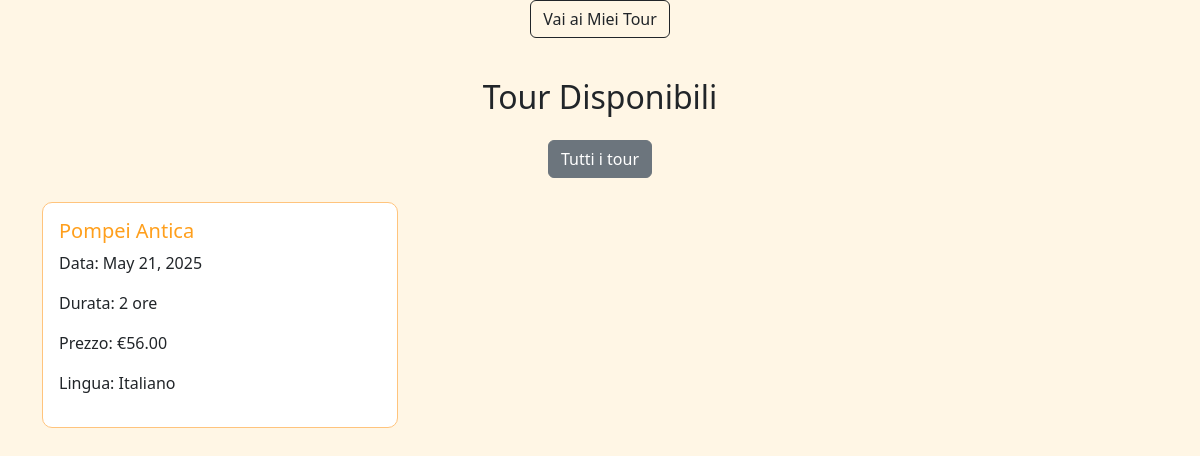
The app's page /tours/?lingua=mia (signed in) with its own data.
### Askos/models.py (models this page shows, shortened)
class Tour(models.Model):
    nome = models.CharField(max_length=100)
    data = models.DateField()
    durata = models.CharField(max_length=50)
    prezzo = models.DecimalField(max_digits=8, decimal_places=2)
    lingua = models.ForeignKey(Lingua, on_delete=models.SET_NULL, null=True, related_name='tour')
    guide = models.ManyToManyField(
        Staff,
        limit_choices_to={'ruolo': 'guida'},
        related_name='tour_guide',
        blank=True
    )
    driver = models.ManyToManyField(
        Staff,
        limit_choices_to={'ruolo': 'driver'},
        related_name='tour_driver',
        blank=True
    )

class Lingua(models.Model):
    nome = models.CharField(max_length=50, unique=True)

### Askos/views.py (the view)
# urls.py: path('tours/', tour_list_view, name='tour_list'),
def tour_list_view(request):
    tours = Tour.objects.all()
    lingua_filtrata = False
    if request.GET.get('lingua') == 'mia' and request.user.is_authenticated:
        try:
            cliente = Cliente.objects.get(user=request.user)
            tours = tours.filter(lingua=cliente.lingua_preferita)
            lingua_filtrata = True
        except Cliente.DoesNotExist:
            pass
    return render(request, 'tour_list.html', {
        'tours': tours,
        'lingua_filtrata': lingua_filtrata,
    })

### templates/tour_list.html (shortened to what this page needs)
{% load static %}
<!DOCTYPE html>
<html lang="it">
<head>
    <link href="https://cdn.jsdelivr.net/npm/bootstrap@5.3.3/dist/css/bootstrap.min.css" rel="stylesheet">
</head>
<body>
<div class="text-center mb-3">
    {% if user.is_authenticated %}
        <a href="{% url 'miei_tour' %}" class="btn btn-outline-dark">Vai ai Miei Tour</a>
    {% endif %}
</div>
<div class="container">
    <h2 class="text-center mb-4">Tour Disponibili</h2>
    <div class="text-center mb-4">
        {% if lingua_filtrata %}
            <a href="{% url 'tour_list' %}" class="btn btn-secondary">Tutti i tour</a>
        {% else %}
            <a href="?lingua=mia" class="btn btn-warning">Solo nella mia lingua</a>
        {% endif %}
    </div>
    <div class="row">
        {% for tour in tours %}
            <div class="col-md-4 mb-4">
                <div class="card p-3 h-100">
                    <h5 class="card-title">{{ tour.nome }}</h5>
                    <p>Data: {{ tour.data }}</p>
                    <p>Durata: {{ tour.durata }} ore</p>
                    <p>Prezzo: €{{ tour.prezzo }}</p>
                    <p>Lingua: {{ tour.lingua.nome }}</p>
                </div>
            </div>
        {% empty %}
            <p class="text-center">Nessun tour disponibile.</p>
        {% endfor %}
    </div>
</div>
</body>
</html>

### templates/tour_list.html (style rules this page uses)
body { background-color: #fff6e5; font-family: 'Segoe UI', sans-serif; }
.container { margin-top: 40px; }
.card { border: 1px solid #ffc47d; border-radius: 10px; }
.card-title { color: #ff9f1c; }

### records on screen
Tour: nome "Pompei Antica", data "May 21, 2025", durata "2", prezzo "56.00", lingua.nome "Italiano"
